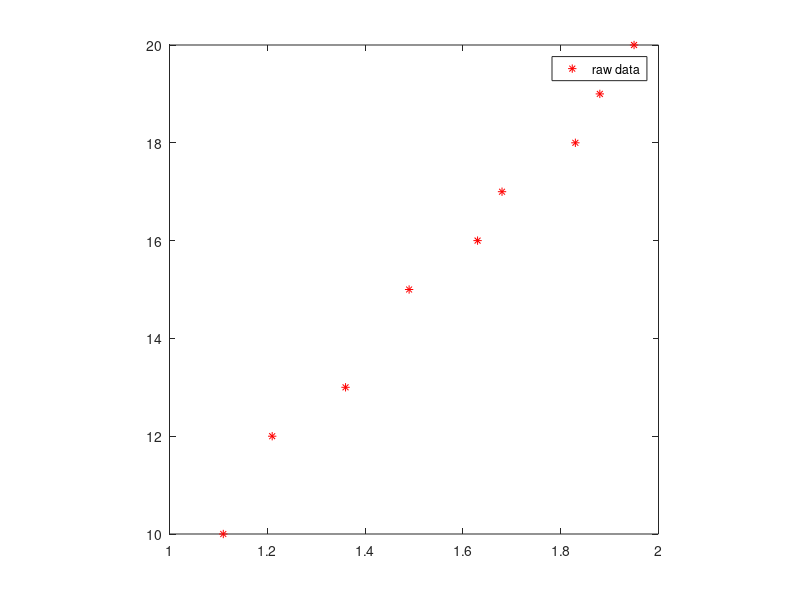
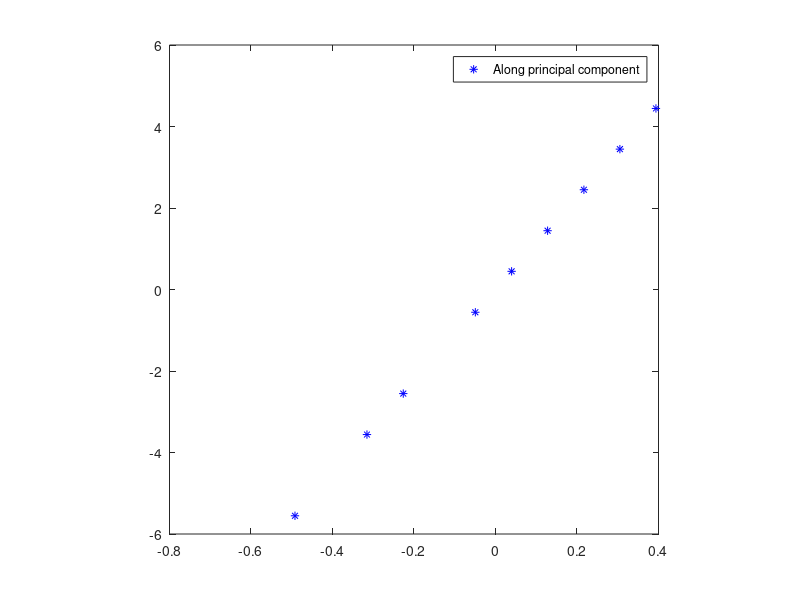
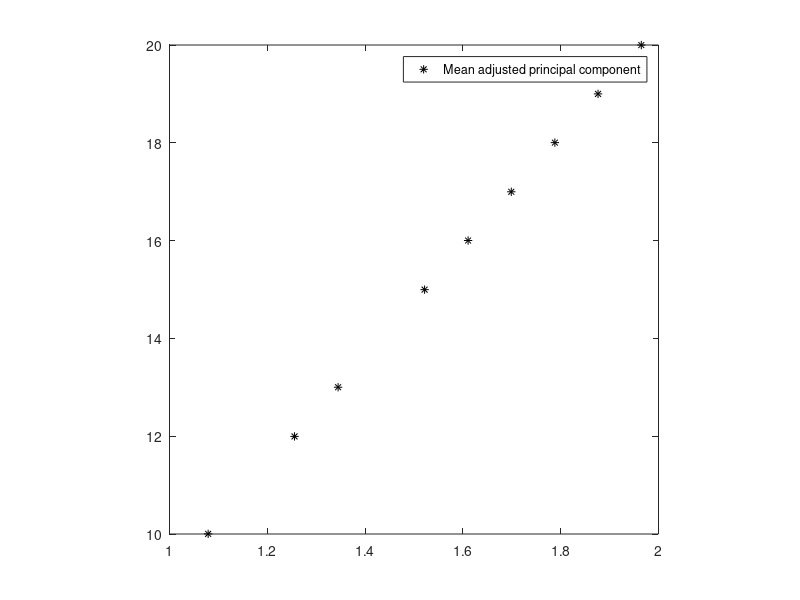

Reproduce these figures in MATLAB, in order.
%PCA example in the slide deck
clear all; %clears the workspace
close all; %clears the figure windows
%The data matrix is stored in A
A = [1.11 10;1.21 12;1.36 13;1.49 15;1.63 16;1.68 17;1.83 18; 1.88 19;1.95 20];

plot(A(:,1),A(:,2),'r*');
legend("raw data");
axis square;

%Store the mean in mu
mu = mean(A);

%Normalize the data by subtracting the mean
A_normalized = A - mu;

%Construct the covariance matrix X
X = 1/9*A_normalized'*A_normalized;

%Compute the eigenvalues and eigenvectors of X;
[E V] = eigs(X);

%The first eigenvector corresponding to the largest eigenvalue is the first principal component and is stored in b1;
b1 = E(:,1);

%X_tilde is the compressed version of A
X_tilde = b1'*A_normalized';

%Plot the values along the principal component
X_pc=b1*X_tilde;
figure;
plot(X_pc(1,:),X_pc(2,:),'b*');
legend("Along principal component");
axis square;

%Mean adjusted principal components
X_pc_ma = X_pc + mu';
figure;
plot(X_pc_ma(1,:),X_pc_ma(2,:),'k*');
legend("Mean adjusted principal component");
axis square;


